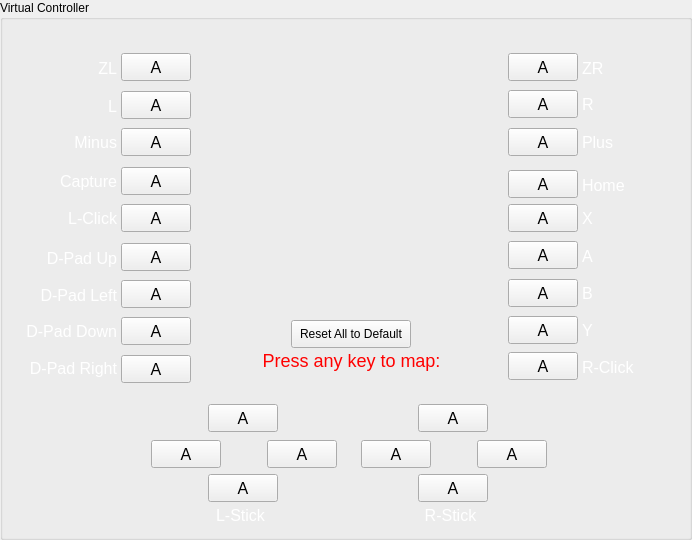
       <widget class="QGroupBox" name="GB_Controller">
        <property name="sizePolicy">
         <sizepolicy hsizetype="Expanding" vsizetype="Preferred">
          <horstretch>0</horstretch>
          <verstretch>0</verstretch>
         </sizepolicy>
        </property>
        <property name="minimumSize">
         <size>
          <width>692</width>
          <height>540</height>
         </size>
        </property>
        <property name="maximumSize">
         <size>
          <width>692</width>
          <height>540</height>
         </size>
        </property>
        <property name="title">
         <string>Virtual Controller</string>
        </property>
        <widget class="QLabel" name="label_2">
         <property name="geometry">
          <rect>
           <x>11</x>
           <y>27</y>
           <width>668</width>
           <height>504</height>
          </rect>
         </property>
         <property name="maximumSize">
          <size>
           <width>668</width>
           <height>504</height>
          </size>
         </property>
         <property name="focusPolicy">
          <enum>Qt::StrongFocus</enum>
         </property>
         <property name="pixmap">
          <pixmap resource="resource.qrc">:/resources/UI/Mapping.png</pixmap>
         </property>
         <property name="scaledContents">
          <bool>true</bool>
         </property>
        </widget>
        <widget class="PushButtonMapping" name="PB_A">
         <property name="geometry">
          <rect>
           <x>508</x>
           <y>241</y>
           <width>70</width>
           <height>28</height>
          </rect>
         </property>
         <property name="maximumSize">
          <size>
           <width>70</width>
           <height>16777215</height>
          </size>
         </property>
         <property name="font">
          <font>
           <pointsize>12</pointsize>
          </font>
         </property>
         <property name="text">
          <string>A</string>
         </property>
        </widget>
        <widget class="PushButtonMapping" name="PB_B">
         <property name="geometry">
          <rect>
           <x>508</x>
           <y>279</y>
           <width>70</width>
           <height>28</height>
          </rect>
         </property>
         <property name="maximumSize">
          <size>
           <width>70</width>
           <height>16777215</height>
          </size>
         </property>
         <property name="font">
          <font>
           <pointsize>12</pointsize>
          </font>
         </property>
         <property name="text">
          <string>A</string>
         </property>
        </widget>
        <widget class="PushButtonMapping" name="PB_Y">
         <property name="geometry">
          <rect>
           <x>508</x>
           <y>316</y>
           <width>70</width>
           <height>28</height>
          </rect>
         </property>
         <property name="maximumSize">
          <size>
           <width>70</width>
           <height>16777215</height>
          </size>
         </property>
         <property name="font">
          <font>
           <pointsize>12</pointsize>
          </font>
         </property>
         <property name="text">
          <string>A</string>
         </property>
        </widget>
        <widget class="PushButtonMapping" name="PB_RClick">
         <property name="geometry">
          <rect>
           <x>508</x>
           <y>352</y>
           <width>70</width>
           <height>28</height>
          </rect>
         </property>
         <property name="maximumSize">
          <size>
           <width>70</width>
           <height>16777215</height>
          </size>
         </property>
         <property name="font">
          <font>
           <pointsize>12</pointsize>
          </font>
         </property>
         <property name="text">
          <string>A</string>
         </property>
        </widget>
        <widget class="PushButtonMapping" name="PB_X">
         <property name="geometry">
          <rect>
           <x>508</x>
           <y>204</y>
           <width>70</width>
           <height>28</height>
          </rect>
         </property>
         <property name="maximumSize">
          <size>
           <width>70</width>
           <height>16777215</height>
          </size>
         </property>
         <property name="font">
          <font>
           <pointsize>12</pointsize>
          </font>
         </property>
         <property name="text">
          <string>A</string>
         </property>
        </widget>
        <widget class="PushButtonMapping" name="PB_Home">
         <property name="geometry">
          <rect>
           <x>508</x>
           <y>170</y>
           <width>70</width>
           <height>28</height>
          </rect>
         </property>
         <property name="maximumSize">
          <size>
           <width>70</width>
           <height>16777215</height>
          </size>
         </property>
         <property name="font">
          <font>
           <pointsize>12</pointsize>
          </font>
         </property>
         <property name="text">
          <string>A</string>
         </property>
        </widget>
        <widget class="PushButtonMapping" name="PB_Plus">
         <property name="geometry">
          <rect>
           <x>508</x>
           <y>128</y>
           <width>70</width>
           <height>28</height>
          </rect>
         </property>
         <property name="maximumSize">
          <size>
           <width>70</width>
           <height>16777215</height>
          </size>
         </property>
         <property name="font">
          <font>
           <pointsize>12</pointsize>
          </font>
         </property>
         <property name="text">
          <string>A</string>
         </property>
        </widget>
        <widget class="PushButtonMapping" name="PB_R">
         <property name="geometry">
          <rect>
           <x>508</x>
           <y>90</y>
           <width>70</width>
           <height>28</height>
          </rect>
         </property>
         <property name="maximumSize">
          <size>
           <width>70</width>
           <height>16777215</height>
          </size>
         </property>
         <property name="font">
          <font>
           <pointsize>12</pointsize>
          </font>
         </property>
         <property name="text">
          <string>A</string>
         </property>
        </widget>
        <widget class="PushButtonMapping" name="PB_ZR">
         <property name="geometry">
          <rect>
           <x>508</x>
           <y>53</y>
           <width>70</width>
           <height>28</height>
          </rect>
         </property>
         <property name="maximumSize">
          <size>
           <width>70</width>
           <height>16777215</height>
          </size>
         </property>
         <property name="font">
          <font>
           <pointsize>12</pointsize>
          </font>
         </property>
         <property name="text">
          <string>A</string>
         </property>
        </widget>
        <widget class="PushButtonMapping" name="PB_ZL">
         <property name="geometry">
          <rect>
           <x>121</x>
           <y>53</y>
           <width>70</width>
           <height>28</height>
          </rect>
         </property>
         <property name="maximumSize">
          <size>
           <width>70</width>
           <height>16777215</height>
          </size>
         </property>
         <property name="font">
          <font>
           <pointsize>12</pointsize>
          </font>
         </property>
         <property name="text">
          <string>A</string>
         </property>
        </widget>
        <widget class="PushButtonMapping" name="PB_L">
         <property name="geometry">
          <rect>
           <x>121</x>
           <y>91</y>
           <width>70</width>
           <height>28</height>
          </rect>
         </property>
         <property name="maximumSize">
          <size>
           <width>70</width>
           <height>16777215</height>
          </size>
         </property>
         <property name="font">
          <font>
           <pointsize>12</pointsize>
          </font>
         </property>
         <property name="text">
          <string>A</string>
         </property>
        </widget>
        <widget class="PushButtonMapping" name="PB_Minus">
         <property name="geometry">
          <rect>
           <x>121</x>
           <y>128</y>
           <width>70</width>
           <height>28</height>
          </rect>
         </property>
         <property name="maximumSize">
          <size>
           <width>70</width>
           <height>16777215</height>
          </size>
         </property>
         <property name="font">
          <font>
           <pointsize>12</pointsize>
          </font>
         </property>
         <property name="text">
          <string>A</string>
         </property>
        </widget>
        <widget class="PushButtonMapping" name="PB_Capture">
         <property name="geometry">
          <rect>
           <x>121</x>
           <y>167</y>
           <width>70</width>
           <height>28</height>
          </rect>
         </property>
         <property name="maximumSize">
          <size>
           <width>70</width>
           <height>16777215</height>
          </size>
         </property>
         <property name="font">
          <font>
           <pointsize>12</pointsize>
          </font>
         </property>
         <property name="text">
          <string>A</string>
         </property>
        </widget>
        <widget class="PushButtonMapping" name="PB_LClick">
         <property name="geometry">
          <rect>
           <x>121</x>
           <y>204</y>
           <width>70</width>
           <height>28</height>
          </rect>
         </property>
         <property name="maximumSize">
          <size>
           <width>70</width>
           <height>16777215</height>
          </size>
         </property>
         <property name="font">
          <font>
           <pointsize>12</pointsize>
          </font>
         </property>
         <property name="text">
          <string>A</string>
         </property>
        </widget>
        <widget class="PushButtonMapping" name="PB_DUp">
         <property name="geometry">
          <rect>
           <x>121</x>
           <y>243</y>
           <width>70</width>
           <height>28</height>
          </rect>
         </property>
         <property name="maximumSize">
          <size>
           <width>70</width>
           <height>16777215</height>
          </size>
         </property>
         <property name="font">
          <font>
           <pointsize>12</pointsize>
          </font>
         </property>
         <property name="text">
          <string>A</string>
         </property>
        </widget>
        <widget class="PushButtonMapping" name="PB_DLeft">
         <property name="geometry">
          <rect>
           <x>121</x>
           <y>280</y>
           <width>70</width>
           <height>28</height>
          </rect>
         </property>
         <property name="maximumSize">
          <size>
           <width>70</width>
           <height>16777215</height>
          </size>
         </property>
         <property name="font">
          <font>
           <pointsize>12</pointsize>
          </font>
         </property>
         <property name="text">
          <string>A</string>
         </property>
        </widget>
        <widget class="PushButtonMapping" name="PB_DDown">
         <property name="geometry">
          <rect>
           <x>121</x>
           <y>317</y>
           <width>70</width>
           <height>28</height>
          </rect>
         </property>
         <property name="maximumSize">
          <size>
           <width>70</width>
           <height>16777215</height>
          </size>
         </property>
         <property name="font">
          <font>
           <pointsize>12</pointsize>
          </font>
         </property>
         <property name="text">
          <string>A</string>
         </property>
        </widget>
        <widget class="PushButtonMapping" name="PB_DRight">
         <property name="geometry">
          <rect>
           <x>121</x>
           <y>355</y>
           <width>70</width>
           <height>28</height>
          </rect>
         </property>
         <property name="maximumSize">
          <size>
           <width>70</width>
           <height>16777215</height>
          </size>
         </property>
         <property name="font">
          <font>
           <pointsize>12</pointsize>
          </font>
         </property>
         <property name="text">
          <string>A</string>
         </property>
        </widget>
        <widget class="PushButtonMapping" name="PB_RUp">
         <property name="geometry">
          <rect>
           <x>418</x>
           <y>404</y>
           <width>70</width>
           <height>28</height>
          </rect>
         </property>
         <property name="maximumSize">
          <size>
           <width>70</width>
           <height>16777215</height>
          </size>
         </property>
         <property name="font">
          <font>
           <pointsize>12</pointsize>
          </font>
         </property>
         <property name="text">
          <string>A</string>
         </property>
        </widget>
        <widget class="PushButtonMapping" name="PB_RDown">
         <property name="geometry">
          <rect>
           <x>418</x>
           <y>474</y>
           <width>70</width>
           <height>28</height>
          </rect>
         </property>
         <property name="maximumSize">
          <size>
           <width>70</width>
           <height>16777215</height>
          </size>
         </property>
         <property name="font">
          <font>
           <pointsize>12</pointsize>
          </font>
         </property>
         <property name="text">
          <string>A</string>
         </property>
        </widget>
        <widget class="PushButtonMapping" name="PB_LUp">
         <property name="geometry">
          <rect>
           <x>208</x>
           <y>404</y>
           <width>70</width>
           <height>28</height>
          </rect>
         </property>
         <property name="maximumSize">
          <size>
           <width>70</width>
           <height>16777215</height>
          </size>
         </property>
         <property name="font">
          <font>
           <pointsize>12</pointsize>
          </font>
         </property>
         <property name="text">
          <string>A</string>
         </property>
        </widget>
        <widget class="PushButtonMapping" name="PB_LDown">
         <property name="geometry">
          <rect>
           <x>208</x>
           <y>474</y>
           <width>70</width>
           <height>28</height>
          </rect>
         </property>
         <property name="maximumSize">
          <size>
           <width>70</width>
           <height>16777215</height>
          </size>
         </property>
         <property name="font">
          <font>
           <pointsize>12</pointsize>
          </font>
         </property>
         <property name="text">
          <string>A</string>
         </property>
        </widget>
        <widget class="PushButtonMapping" name="PB_RRight">
         <property name="geometry">
          <rect>
           <x>477</x>
           <y>440</y>
           <width>70</width>
           <height>28</height>
          </rect>
         </property>
         <property name="maximumSize">
          <size>
           <width>70</width>
           <height>16777215</height>
          </size>
         </property>
         <property name="font">
          <font>
           <pointsize>12</pointsize>
          </font>
         </property>
         <property name="text">
          <string>A</string>
         </property>
        </widget>
        <widget class="PushButtonMapping" name="PB_RLeft">
         <property name="geometry">
          <rect>
           <x>361</x>
           <y>440</y>
           <width>70</width>
           <height>28</height>
          </rect>
         </property>
         <property name="maximumSize">
          <size>
           <width>70</width>
           <height>16777215</height>
          </size>
         </property>
         <property name="font">
          <font>
           <pointsize>12</pointsize>
          </font>
         </property>
         <property name="text">
          <string>A</string>
         </property>
        </widget>
        <widget class="PushButtonMapping" name="PB_LLeft">
         <property name="geometry">
          <rect>
           <x>151</x>
           <y>440</y>
           <width>70</width>
           <height>28</height>
          </rect>
         </property>
         <property name="maximumSize">
          <size>
           <width>70</width>
           <height>16777215</height>
          </size>
         </property>
         <property name="font">
          <font>
           <pointsize>12</pointsize>
          </font>
         </property>
         <property name="text">
          <string>A</string>
         </property>
        </widget>
        <widget class="PushButtonMapping" name="PB_LRight">
         <property name="geometry">
          <rect>
           <x>267</x>
           <y>440</y>
           <width>70</width>
           <height>28</height>
          </rect>
         </property>
         <property name="maximumSize">
          <size>
           <width>70</width>
           <height>16777215</height>
          </size>
         </property>
         <property name="font">
          <font>
           <pointsize>12</pointsize>
          </font>
         </property>
         <property name="text">
          <string>A</string>
         </property>
        </widget>
        <widget class="QLabel" name="L_MapWait">
         <property name="enabled">
          <bool>true</bool>
         </property>
         <property name="geometry">
          <rect>
           <x>261</x>
           <y>345</y>
           <width>181</width>
           <height>51</height>
          </rect>
         </property>
         <property name="styleSheet">
          <string notr="true">color : red; font-size: 18px</string>
         </property>
         <property name="text">
          <string>Press any key to map:
</string>
         </property>
         <property name="alignment">
          <set>Qt::AlignCenter</set>
         </property>
        </widget>
        <widget class="QPushButton" name="PB_MapDefault">
         <property name="geometry">
          <rect>
           <x>291</x>
           <y>320</y>
           <width>120</width>
           <height>28</height>
          </rect>
         </property>
         <property name="minimumSize">
          <size>
           <width>120</width>
           <height>0</height>
          </size>
         </property>
         <property name="text">
          <string>Reset All to Default</string>
         </property>
        </widget>
        <widget class="QLabel" name="label_3">
         <property name="geometry">
          <rect>
           <x>27</x>
           <y>57</y>
           <width>90</width>
           <height>22</height>
          </rect>
         </property>
         <property name="styleSheet">
          <string notr="true">color : white; font-size: 16px</string>
         </property>
         <property name="text">
          <string>ZL</string>
         </property>
         <property name="alignment">
          <set>Qt::AlignRight|Qt::AlignTrailing|Qt::AlignVCenter</set>
         </property>
        </widget>
        <widget class="QLabel" name="label_4">
         <property name="geometry">
          <rect>
           <x>27</x>
           <y>95</y>
           <width>90</width>
           <height>22</height>
          </rect>
         </property>
         <property name="styleSheet">
          <string notr="true">color : white; font-size: 16px</string>
         </property>
         <property name="text">
          <string>L</string>
         </property>
         <property name="alignment">
          <set>Qt::AlignRight|Qt::AlignTrailing|Qt::AlignVCenter</set>
         </property>
        </widget>
        <widget class="QLabel" name="label_5">
         <property name="geometry">
          <rect>
           <x>27</x>
           <y>131</y>
           <width>90</width>
           <height>22</height>
          </rect>
         </property>
         <property name="styleSheet">
          <string notr="true">color : white; font-size: 16px</string>
         </property>
         <property name="text">
          <string>Minus</string>
         </property>
         <property name="alignment">
          <set>Qt::AlignRight|Qt::AlignTrailing|Qt::AlignVCenter</set>
         </property>
        </widget>
        <widget class="QLabel" name="label_6">
         <property name="geometry">
          <rect>
           <x>27</x>
           <y>247</y>
           <width>90</width>
           <height>22</height>
          </rect>
         </property>
         <property name="styleSheet">
          <string notr="true">color : white; font-size: 16px</string>
         </property>
         <property name="text">
          <string>D-Pad Up</string>
         </property>
         <property name="alignment">
          <set>Qt::AlignRight|Qt::AlignTrailing|Qt::AlignVCenter</set>
         </property>
        </widget>
        <widget class="QLabel" name="label_7">
         <property name="geometry">
          <rect>
           <x>27</x>
           <y>207</y>
           <width>90</width>
           <height>22</height>
          </rect>
         </property>
         <property name="styleSheet">
          <string notr="true">color : white; font-size: 16px</string>
         </property>
         <property name="text">
          <string>L-Click</string>
         </property>
         <property name="alignment">
          <set>Qt::AlignRight|Qt::AlignTrailing|Qt::AlignVCenter</set>
         </property>
        </widget>
        <widget class="QLabel" name="label_8">
         <property name="geometry">
          <rect>
           <x>27</x>
           <y>170</y>
           <width>90</width>
           <height>22</height>
          </rect>
         </property>
         <property name="styleSheet">
          <string notr="true">color : white; font-size: 16px</string>
         </property>
         <property name="text">
          <string>Capture</string>
         </property>
         <property name="alignment">
          <set>Qt::AlignRight|Qt::AlignTrailing|Qt::AlignVCenter</set>
         </property>
        </widget>
        <widget class="QLabel" name="label_9">
         <property name="geometry">
          <rect>
           <x>27</x>
           <y>320</y>
           <width>90</width>
           <height>22</height>
          </rect>
         </property>
         <property name="styleSheet">
          <string notr="true">color : white; font-size: 16px</string>
         </property>
         <property name="text">
          <string>D-Pad Down</string>
         </property>
         <property name="alignment">
          <set>Qt::AlignRight|Qt::AlignTrailing|Qt::AlignVCenter</set>
         </property>
        </widget>
        <widget class="QLabel" name="label_10">
         <property name="geometry">
          <rect>
           <x>27</x>
           <y>357</y>
           <width>90</width>
           <height>22</height>
          </rect>
         </property>
         <property name="styleSheet">
          <string notr="true">color : white; font-size: 16px</string>
         </property>
         <property name="text">
          <string>D-Pad Right</string>
         </property>
         <property name="alignment">
          <set>Qt::AlignRight|Qt::AlignTrailing|Qt::AlignVCenter</set>
         </property>
        </widget>
        <widget class="QLabel" name="label_11">
         <property name="geometry">
          <rect>
           <x>27</x>
           <y>284</y>
           <width>90</width>
           <height>22</height>
          </rect>
         </property>
         <property name="styleSheet">
          <string notr="true">color : white; font-size: 16px</string>
         </property>
         <property name="text">
          <string>D-Pad Left</string>
         </property>
         <property name="alignment">
          <set>Qt::AlignRight|Qt::AlignTrailing|Qt::AlignVCenter</set>
         </property>
        </widget>
        <widget class="QLabel" name="label_12">
         <property name="geometry">
          <rect>
           <x>582</x>
           <y>207</y>
           <width>90</width>
           <height>22</height>
          </rect>
         </property>
         <property name="styleSheet">
          <string notr="true">color : white; font-size: 16px</string>
         </property>
         <property name="text">
          <string>X</string>
         </property>
         <property name="alignment">
          <set>Qt::AlignLeading|Qt::AlignLeft|Qt::AlignVCenter</set>
         </property>
        </widget>
        <widget class="QLabel" name="label_13">
         <property name="geometry">
          <rect>
           <x>582</x>
           <y>131</y>
           <width>90</width>
           <height>22</height>
          </rect>
         </property>
         <property name="styleSheet">
          <string notr="true">color : white; font-size: 16px</string>
         </property>
         <property name="text">
          <string>Plus</string>
         </property>
         <property name="alignment">
          <set>Qt::AlignLeading|Qt::AlignLeft|Qt::AlignVCenter</set>
         </property>
        </widget>
        <widget class="QLabel" name="label_14">
         <property name="geometry">
          <rect>
           <x>582</x>
           <y>93</y>
           <width>90</width>
           <height>22</height>
          </rect>
         </property>
         <property name="styleSheet">
          <string notr="true">color : white; font-size: 16px</string>
         </property>
         <property name="text">
          <string>R</string>
         </property>
         <property name="alignment">
          <set>Qt::AlignLeading|Qt::AlignLeft|Qt::AlignVCenter</set>
         </property>
        </widget>
        <widget class="QLabel" name="label_15">
         <property name="geometry">
          <rect>
           <x>582</x>
           <y>57</y>
           <width>90</width>
           <height>22</height>
          </rect>
         </property>
         <property name="styleSheet">
          <string notr="true">color : white; font-size: 16px</string>
         </property>
         <property name="text">
          <string>ZR</string>
         </property>
         <property name="alignment">
          <set>Qt::AlignLeading|Qt::AlignLeft|Qt::AlignVCenter</set>
         </property>
        </widget>
        <widget class="QLabel" name="label_16">
         <property name="geometry">
          <rect>
           <x>582</x>
           <y>245</y>
           <width>90</width>
           <height>22</height>
          </rect>
         </property>
         <property name="styleSheet">
          <string notr="true">color : white; font-size: 16px</string>
         </property>
         <property name="text">
          <string>A</string>
         </property>
         <property name="alignment">
          <set>Qt::AlignLeading|Qt::AlignLeft|Qt::AlignVCenter</set>
         </property>
        </widget>
        <widget class="QLabel" name="label_17">
         <property name="geometry">
          <rect>
           <x>582</x>
           <y>174</y>
           <width>90</width>
           <height>22</height>
          </rect>
         </property>
         <property name="styleSheet">
          <string notr="true">color : white; font-size: 16px</string>
         </property>
         <property name="text">
          <string>Home</string>
         </property>
         <property name="alignment">
          <set>Qt::AlignLeading|Qt::AlignLeft|Qt::AlignVCenter</set>
         </property>
        </widget>
        <widget class="QLabel" name="label_18">
         <property name="geometry">
          <rect>
           <x>582</x>
           <y>282</y>
           <width>90</width>
           <height>22</height>
          </rect>
         </property>
         <property name="styleSheet">
          <string notr="true">color : white; font-size: 16px</string>
         </property>
         <property name="text">
          <string>B</string>
         </property>
         <property name="alignment">
          <set>Qt::AlignLeading|Qt::AlignLeft|Qt::AlignVCenter</set>
         </property>
        </widget>
        <widget class="QLabel" name="label_19">
         <property name="geometry">
          <rect>
           <x>582</x>
           <y>319</y>
           <width>90</width>
           <height>22</height>
          </rect>
         </property>
         <property name="styleSheet">
          <string notr="true">color : white; font-size: 16px</string>
         </property>
         <property name="text">
          <string>Y</string>
         </property>
         <property name="alignment">
          <set>Qt::AlignLeading|Qt::AlignLeft|Qt::AlignVCenter</set>
         </property>
        </widget>
        <widget class="QLabel" name="label_20">
         <property name="geometry">
          <rect>
           <x>582</x>
           <y>356</y>
           <width>90</width>
           <height>22</height>
          </rect>
         </property>
         <property name="styleSheet">
          <string notr="true">color : white; font-size: 16px</string>
         </property>
         <property name="text">
          <string>R-Click</string>
         </property>
         <property name="alignment">
          <set>Qt::AlignLeading|Qt::AlignLeft|Qt::AlignVCenter</set>
         </property>
        </widget>
        <widget class="QLabel" name="label_21">
         <property name="geometry">
          <rect>
           <x>410</x>
           <y>507</y>
           <width>81</width>
           <height>16</height>
          </rect>
         </property>
         <property name="styleSheet">
          <string notr="true">color : white; font-size: 16px</string>
         </property>
         <property name="text">
          <string>R-Stick</string>
         </property>
         <property name="alignment">
          <set>Qt::AlignCenter</set>
         </property>
        </widget>
        <widget class="QLabel" name="label_22">
         <property name="geometry">
          <rect>
           <x>200</x>
           <y>507</y>
           <width>81</width>
           <height>16</height>
          </rect>
         </property>
         <property name="styleSheet">
          <string notr="true">color : white; font-size: 16px</string>
         </property>
         <property name="text">
          <string>L-Stick</string>
         </property>
         <property name="alignment">
          <set>Qt::AlignCenter</set>
         </property>
        </widget>
       </widget>
